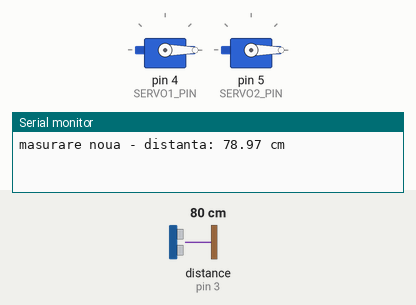
The sketch below on a simulated Arduino Uno, built with avr-gcc and run on an emulated ATmega328P. Parts: 2 × servo, the last lines printed to the serial monitor. Wiring (inferred from the names in the program): ultrasonic range finder: trigger pin 2; echo pin 3. The test bench sets the inputs (shaded band); at power-on: distance to the obstacle (sensor on pin 3) 80 cm. The echo pulse lasts 58.3 µs per cm; the audio player accepts every command and is not drawn.

Above: at 2.7 s.
2.8 s: distance to the obstacle (sensor on pin 3) set to 34 cm
4.8 s: distance to the obstacle (sensor on pin 3) set to 28 cm
At 7.6 s:
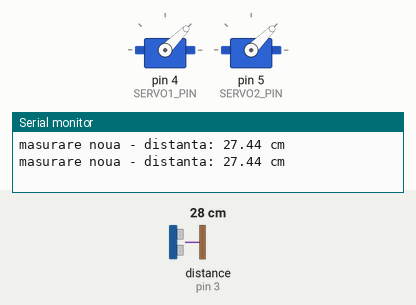
7.9 s: distance to the obstacle (sensor on pin 3) set to 35 cm
At 9.14 s:
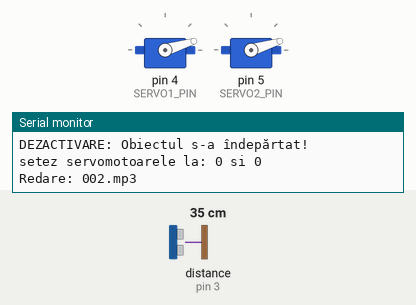
Timing chart, 0 to 10.9 s (numbered marks = the images above; inputs shaded):
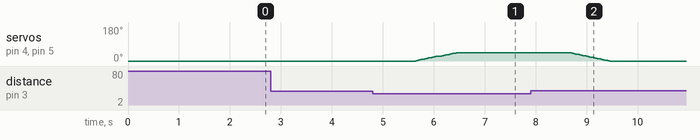

The sketch:

Masca_IronMan.ino
```cpp
#include <Servo.h>
#include <SoftwareSerial.h>
#include <DFRobotDFPlayerMini.h>

// =========================
// notiuni integrate
// 1. GPIO - pentru senzorul ultrasonic
// 2. PWM - pentru controlul servomotoarelor
// 3. Întreruperi - pentru detectie eficienta
// =========================

// pinii HC-SR04
#define TRIG_PIN 2
#define ECHO_PIN 3

// servomotoare (PWM)
#define SERVO1_PIN 4
#define SERVO2_PIN 5

// DFPlayer
#define DFPLAYER_RX 6
#define DFPLAYER_TX 7

// obiectele
Servo servo1;
Servo servo2;
SoftwareSerial dfPlayerSerial(DFPLAYER_TX, DFPLAYER_RX);
DFRobotDFPlayerMini dfPlayer;

// Variabile pentru distanta si stare
volatile bool proximityDetected = false;
volatile unsigned long lastInterruptTime = 0;
float distance = 0;
bool isClose = false;
bool lastState = false;

// Variabile pentru timeout masurare distanta
unsigned long lastMeasurementTime = 0;
const unsigned long MEASUREMENT_INTERVAL = 1000; // 1 secunda în milisecunde

// Variabile pentru controlul vitezei servomotoarelor
int currentAngle1 = 0;  // Poziția curentă servo1
int currentAngle2 = 0;  // Poziția curentă servo2
int targetAngle1 = 0;   // Poziția țintă servo1
int targetAngle2 = 0;   // Poziția țintă servo2
const int SERVO_SPEED = 2;      // Viteza mișcării (grade pe pas)
const int SERVO_DELAY = 15;     // Delay între pași (ms)

// Constante
const float THRESHOLD_DISTANCE = 30.0; // 30 cm
const unsigned long DEBOUNCE_TIME = 200; // 200ms pentru debounce

void setup() {
  Serial.begin(9600);


  // 1. CONFIGURARE GPIO
  pinMode(TRIG_PIN, OUTPUT);
  pinMode(ECHO_PIN, INPUT);


  // 2. CONFIGURARE PWM (Servomotoare)
  servo1.attach(SERVO1_PIN);
  servo2.attach(SERVO2_PIN);

  // Poziția inițială a servomotoarelor
  servo1.write(0);
  servo2.write(0);
  currentAngle1 = 0;
  currentAngle2 = 0;
  targetAngle1 = 0;
  targetAngle2 = 0;

  // 3. CONFIGURARE INTRERUPERI
  // intreruperea pe pinul ECHO pentru detectie rapida
  // creez o intrerupere pe echo pin si execut functia echoInterrupt
  attachInterrupt(digitalPinToInterrupt(ECHO_PIN), echoInterrupt, CHANGE);


  // CONFIGURARE DFPLAYER
  dfPlayerSerial.begin(9600);

  Serial.println("Initializare DFPlayer...");
  if (!dfPlayer.begin(dfPlayerSerial)) {
    Serial.println("Eroare la initializarea DFPlayer!");
    Serial.println("Verifica conexiunile sau cardul SD!");
    while(true) {
      delay(0);
    }
  }
  Serial.println("DFPlayer initializat cu succes!");

  // Configurare volum (0-30)
  dfPlayer.volume(20);

  Serial.println("Sistem initializat!");
  Serial.println("Apropie-te la mai putin de 30cm pentru a activa...");

  delay(1000);
}

void loop() {
  // masor doar la fiecare secunda
  unsigned long currentTime = millis();
  if (currentTime - lastMeasurementTime >= MEASUREMENT_INTERVAL) {
    distance = measureDistance();
    lastMeasurementTime = currentTime;

    Serial.print("masurare noua - distanta: ");
    Serial.print(distance);
    Serial.println(" cm");

    // verific starea
    bool currentState = (distance < THRESHOLD_DISTANCE && distance > 0);

    if (currentState != lastState) {
      if (currentState) {
        //obiect aproape
        activateProximityMode();
      } else {
        // obiectul e departe
        deactivateProximityMode();
      }
      lastState = currentState;
    }
  }

  // actualizez servo-urile
  updateServoPositions();

  // Afișare informații pentru debugging (mai rar)
  static unsigned long lastDebugTime = 0;
  if (currentTime - lastDebugTime >= 2000) { // La fiecare 2 secunde
    Serial.print("status - Ultima distanta: ");
    Serial.print(distance);
    Serial.print(" cm | Stare: ");
    Serial.print(lastState ? "APROAPE" : "DEPARTE");
    Serial.print(" | Servo1: ");
    Serial.print(currentAngle1);
    Serial.print(" | Servo2: ");
    Serial.print(currentAngle2);
    Serial.print(" | Timp pana la urmatoarea masurare: ");
    Serial.print((MEASUREMENT_INTERVAL - (currentTime - lastMeasurementTime)) / 1000);
    Serial.println("s");
    lastDebugTime = currentTime;
  }

  delay(20); // delay mai  mic sa se miste mai fluid
}

// functii servomotoare
void updateServoPositions() {
  bool moved = false;

  // servo1
  if (currentAngle1 != targetAngle1) {
    if (currentAngle1 < targetAngle1) {
      currentAngle1 += min(SERVO_SPEED, targetAngle1 - currentAngle1);
    } else {
      currentAngle1 -= min(SERVO_SPEED, currentAngle1 - targetAngle1);
    }
    servo1.write(currentAngle1);
    moved = true;
  }

  // servo2
  if (currentAngle2 != targetAngle2) {
    if (currentAngle2 < targetAngle2) {
      currentAngle2 += min(SERVO_SPEED, targetAngle2 - currentAngle2);
    } else {
      currentAngle2 -= min(SERVO_SPEED, currentAngle2 - targetAngle2);
    }
    servo2.write(currentAngle2);
    moved = true;
  }

  // daca s a miscat vreun servo astept
  if (moved) {
    delay(SERVO_DELAY);
  }
}

void moveServosToSlow(int angle1, int angle2) {
  Serial.print("setez servomotoarele la: ");
  Serial.print(angle1);
  Serial.print(" si ");
  Serial.print(angle2);
  Serial.println(" ");

  // setez pozitiile tinta
  targetAngle1 = constrain(angle1, 0, 180);
  targetAngle2 = constrain(angle2, 0, 180);
}

// functie sa mut servomotoarele la acelasi unghi
void moveServosToSlow(int angle) {
  moveServosToSlow(angle, angle);
}

// functie sa astept sa ajunga la acelasi unghi
void waitForServos() {
  while (currentAngle1 != targetAngle1 || currentAngle2 != targetAngle2) {
    updateServoPositions();
    delay(1);
  }
}

// functia de intrerupere
void echoInterrupt() {
  // Debounce pentru întrerupere
  unsigned long currentTime = millis();
  if (currentTime - lastInterruptTime < DEBOUNCE_TIME) {
    return;
  }
  lastInterruptTime = currentTime;

  // Setez flag-ul pt intrerupere
  proximityDetected = true;
}

//functii gpio pt masurarea distantei
float measureDistance() {
  // trimit puls trigger
  digitalWrite(TRIG_PIN, LOW);
  delayMicroseconds(2);
  digitalWrite(TRIG_PIN, HIGH);
  delayMicroseconds(10);
  digitalWrite(TRIG_PIN, LOW);

  // masor durata pulsului echo
  long duration = pulseIn(ECHO_PIN, HIGH, 30000); // Timeout 30ms

  // calculez distanta in cm
  float distance = (duration * 0.034) / 2;

  // returnez 0 daca nu am un raspuns valid
  return (duration == 0) ? 0 : distance;
}

// functii pwm
void activateProximityMode() {
  Serial.println("ACTIVARE: Obiect detectat aproape!");

  // PWM: Rotim servomotoarele la 45 de grade (lent)
  moveServosToSlow(45);

  // Redăm primul fișier audio
  dfPlayer.play(1); // Redă 001.mp3

  Serial.println("Redare: 001.mp3");
}

void deactivateProximityMode() {
  Serial.println("DEZACTIVARE: Obiectul s-a îndepărtat!");

  // PWM: Rotim servomotoarele la 0 grade (lent)
  moveServosToSlow(0);

  // Redăm al doilea fișier audio
  dfPlayer.play(2); // Redă 002.mp3

  Serial.println("Redare: 002.mp3");
}


void printSystemInfo() {
  Serial.println("=========================");
  Serial.println("INFORMATII SISTEM:");
  Serial.println("- Senzor ultrasonic: Pin 2 (TRIG), Pin 3 (ECHO)");
  Serial.println("- Servomotor 1: Pin 4 (PWM)");
  Serial.println("- Servomotor 2: Pin 5 (PWM)");
  Serial.println("- DFPlayer: Pin 6 (RX), Pin 7 (TX)");
  Serial.print("- Prag detectie: ");
  Serial.print(THRESHOLD_DISTANCE);
  Serial.println(" cm");
  Serial.print("- Interval masurare: ");
  Serial.print(MEASUREMENT_INTERVAL / 1000);
  Serial.println(" secunde");
  Serial.print("- Viteza servo: ");
  Serial.print(SERVO_SPEED);
  Serial.println(" /pas");
  Serial.print("- Delay servo: ");
  Serial.print(SERVO_DELAY);
  Serial.println("ms");
  Serial.println("=========================");
}
```

Measured:
- the behaviour switches between 31 and 30 cm on distance to the obstacle (sensor on pin 3) (found by bisection; images 0 and 1)
- after the input at 4.8 s, servo on pin 4 (SERVO1_PIN), servo on pin 5 (SERVO2_PIN): moves from 0° to 45° over 0.83 s, starting after 0.85 s
- after the input at 7.9 s, servo on pin 4 (SERVO1_PIN), servo on pin 5 (SERVO2_PIN): moves from 45° to 0° over 0.77 s, starting after 0.77 s
